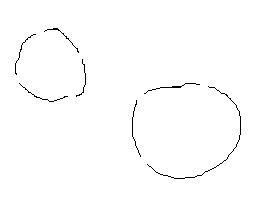
#> input picture Python/cerc.png, 260 x 222 px, found by its file name
$ python hough_circle.py
#> lines starting #> are read from the running program, lines starting #| are printed output that depends on the picture; after the words box and inside, x2 and y2 are one past the last pixel; in counts of white or black regions, pixels touching at a corner belong together
# -*- coding: utf-8 -*-
"""
Created on Fri Jun  1 16:56:18 2018

@author: dani
"""

from __future__ import division
import cv2
import numpy as np

original_img_path = "C:/Users/danie/Desktop/cerc.png"
original_image = cv2.imread(original_img_path,0)
#> original_image: shape (222, 260); 99.2% white; black in thin lines or dots, all inside (x1, y1, x2, y2) = (15, 28, 241, 179)
#gray_image = cv2.imread('Sample_Input.jpg',0)
cv2.imshow('Original Image',original_image)

output = original_image.copy()

#Gaussian Blurring of Gray Image
blur_image = cv2.GaussianBlur(original_image,(3,3),0)
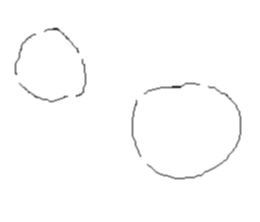
#> blur_image: shape (222, 260); min 64, max 255, mean 252.8
cv2.imshow('Gaussian Blurred Image',blur_image)

#Using OpenCV Canny Edge detector to detect edges
edged_image = cv2.Canny(blur_image,75,150)
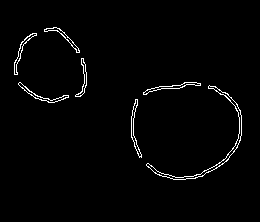
#> edged_image: shape (222, 260); 1.8% white in thin lines or dots, all inside (x1, y1, x2, y2) = (14, 27, 242, 180)
cv2.imshow('Edged Image', edged_image)

height,width = edged_image.shape
#> height = 222; width = 260
radii = 100

acc_array = np.zeros(((height,width,radii)))

filter3D = np.zeros((30,30,radii))
filter3D[:,:,:]=1


def fill_acc_array(x0,y0,radius):
    x = radius
    y=0
    decision = 1-x

    while(y<x):
        if(x + x0<height and y + y0<width):
            acc_array[ x + x0,y + y0,radius]+=1; # Octant 1
        if(y + x0<height and x + y0<width):
            acc_array[ y + x0,x + y0,radius]+=1; # Octant 2
        if(-x + x0<height and y + y0<width):
            acc_array[-x + x0,y + y0,radius]+=1; # Octant 4
        if(-y + x0<height and x + y0<width):
            acc_array[-y + x0,x + y0,radius]+=1; # Octant 3
        if(-x + x0<height and -y + y0<width):
            acc_array[-x + x0,-y + y0,radius]+=1; # Octant 5
        if(-y + x0<height and -x + y0<width):
            acc_array[-y + x0,-x + y0,radius]+=1; # Octant 6
        if(x + x0<height and -y + y0<width):
            acc_array[ x + x0,-y + y0,radius]+=1; # Octant 8
        if(y + x0<height and -x + y0<width):
            acc_array[ y + x0,-x + y0,radius]+=1; # Octant 7
        y+=1
        if(decision<=0):
            decision += 2 * y + 1
        else:
            x=x-1;
            decision += 2 * (y - x) + 1


edges = np.where(edged_image==255)
#> edges = 1050 positions, rows 27 to 179, columns 14 to 241
for i in range(0,len(edges[0])):
    x=edges[0][i]
    y=edges[1][i]
    for radius in range(0,55):
        fill_acc_array(x,y,radius)
#> this loop made 1050 passes


i=0
j=0
while(i<height-30):
    while(j<width-30):
        filter3D=acc_array[i:i+30,j:j+30,:]*filter3D
        max_pt = np.where(filter3D==filter3D.max())
        a = max_pt[0]
        b = max_pt[1]
        c = max_pt[2]
        b=b+j
        a=a+i
        if(filter3D.max()>45):
#> (the run stopped early here; a loop or call above may not have finished)
